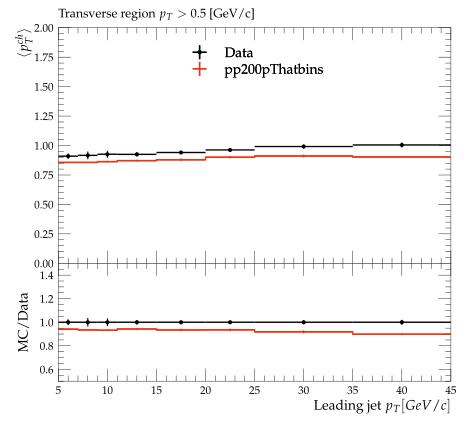

Here is the Python script that generated this plot:
#! /usr/bin/env python3

# This Python script was auto-generated using YODA v2.1.0.
# Analysis object: /STAR_2019_I1771348/d04-x01-y02
# Timestamp: 08-10-2025 (02:59:01)

import matplotlib as mpl
import matplotlib.pyplot as plt
mpl.use('Agg') # comment out for interactive use
import os
import numpy as np
from numpy import nan, inf

plotDir = os.path.split(os.path.realpath(__file__))[0]
if 'YODA_USER_PLOT_PATH' in globals():
    plot_outdir = globals()['YODA_USER_PLOT_PATH']
else:
    plot_outdir = plotDir

#plot style
plt.style.use(os.path.join(plotDir, '../default.mplstyle'))
# plot metadata
figW, figH = plt.rcParams['figure.figsize']
ax_xLabel = r'Leading jet $p_{T} [GeV/c]$'
ax_yLabel = r'$ \langle p^{ch}_{T} \rangle$'
ax_title  = r'Transverse region $p_{T} > 0.5$ [GeV/c]'
ax_xScale = 'linear'
ax_yScale = 'linear'
xLims = (5.0, 45.0)
yLims = (0.0, 2.0)

# TeX-friendly labels for the legend
labels = {
    'legend' : ([ r"Data", r"pp200pThatbins" ], r""),
}

# Adjust canvas width and height
canvasW = 10.0
canvasH = 9.0
figW *= canvasW/10.
figH *= canvasH/9.

# Create figure and axis objects
fig, (ax, ratio0_ax) = plt.subplots(2, 1, sharex=True,
                  figsize=(figW,figH), gridspec_kw={'height_ratios': (6.0, 3.0)})

# Set figure margins
plt.subplots_adjust(
    left   = 1.0 * plt.rcParams['figure.subplot.left'],
    right  = 1.0 * plt.rcParams['figure.subplot.right'],
    top    = 1.0 * plt.rcParams['figure.subplot.top'],
    bottom = 1.0 * plt.rcParams['figure.subplot.bottom'])

ratio0_ax.yaxis.set_major_locator(mpl.ticker.MultipleLocator(0.2))
ratio0_ax.set_ylim(0.5, 1.4999)
ratio0_ax.set_ylabel('MC/Data')

# the numerical data is stored in a separate file
dataf = dict()
prefix = os.path.split(__file__)[0]
if prefix:    prefix = prefix + '/'
exec(open(prefix+'d04-x01-y02__data.py').read(), dataf)


legend_handles = dict() # keep track of handles for the legend

# style options for curves
# starts at zorder>=5 to draw curve on top of legend
styles = {
  'Data': {
    'color' : 'black',
    'linestyle' : '-',
    'linewidth' : 1,
    'marker' : 'o',
    'markersize' : 2,
    'capsize' : 0.0,
    'zorder' : 5,
    'histstyle' : 0,
    'drawstyle' : 'steps-pre',
    'xerrorbars' : 1,
    'yerrorbars' : 1,
    'fillcolor' : None,
    'fillopacity' : 1.0,
    'ratio0_linestyle' : '-',
    'ratio0_linewidth' : 1,
    'ratio0_marker' : 'o',
    'ratio0_markersize' : 2,
    'ratio0_capsize' : 0.0,
    'ratio0_zorder' : 5,
    'ratio0_histstyle' : 0,
    'ratio0_drawstyle' : 'steps-pre',
    'ratio0_xerrorbars' : 1,
    'ratio0_yerrorbars' : 1,
  },
  'pp200pThatbins.yoda': {
    'color' : '#EE3311',
    'linestyle' : '-',
    'linewidth' : 1,
    'marker' : 'none',
    'markersize' : 2,
    'capsize' : 0.0,
    'zorder' : 6,
    'histstyle' : 1,
    'drawstyle' : 'steps-pre',
    'xerrorbars' : 1,
    'yerrorbars' : 1,
    'fillcolor' : None,
    'fillopacity' : 1.0,
    'ratio0_linestyle' : '-',
    'ratio0_linewidth' : 1,
    'ratio0_marker' : 'none',
    'ratio0_markersize' : 2,
    'ratio0_capsize' : 0.0,
    'ratio0_zorder' : 6,
    'ratio0_histstyle' : 1,
    'ratio0_drawstyle' : 'steps-pre',
    'ratio0_xerrorbars' : 1,
    'ratio0_yerrorbars' : 1,
  },
}

# curve from input yoda files in main panel
for label, yvals in dataf['yvals'].items():
    if all(np.isnan(v) for v in dataf['yvals'][label]):
        continue
    tmp = None
    if styles[label]['histstyle']: # draw as histogram
        xpos = dataf['xedges'][label] if styles[label]['drawstyle'] else dataf['xpoints'][label]
        ypos = np.insert(yvals, 0, yvals[0]) if styles[label]['drawstyle'] else yvals
        if styles[label]['fillcolor']: # fill area below curve
            ax.fill_between(xpos, ypos, step='pre',
                            color=styles[label]['fillcolor'],
                            alpha=styles[label]['fillopacity'])
        tmp, = ax.plot(xpos, ypos,
                       color=styles[label]['color'],
                       linestyle=styles[label]['linestyle'],
                       linewidth=styles[label]['linewidth'],
                       drawstyle=styles[label]['drawstyle'], solid_joinstyle='miter',
                       zorder=styles[label]['zorder'], label=label)
    tmp = ax.errorbar(dataf['xpoints'][label], yvals,
                      xerr=np.array(dataf['xerrs'][label])*styles[label]['xerrorbars'],
                      yerr=np.array(dataf['yerrs'][label])*styles[label]['yerrorbars'],
                      fmt=styles[label]['marker'], capsize=styles[label]['capsize'],
                      markersize=styles[label]['markersize'],
                      ecolor=styles[label]['color'],
                      color=styles[label]['color'], zorder=styles[label]['zorder'])
    tmp[-1][0].set_linestyle(styles[label]['linestyle'])
    tmp[-1][0].set_linewidth(styles[label]['linewidth'])
    if label in dataf['add_legend_handle']:  legend_handles[label] = tmp
    for varLabel in dataf['variation_yvals'].keys():
        if varLabel.startswith(label):
            tmp, = ax.plot(dataf['xedges'][label], dataf['variation_yvals'][varLabel],
                           color=styles[label]['color'],
                           linestyle=styles[label]['linestyle'],
                           linewidth=styles[label]['linewidth'],
                           drawstyle='steps-pre', solid_joinstyle='miter',
                           zorder=styles[label]['zorder'], alpha=0.5)


# plots on ratio panel
# curve from input yoda files in ratio panel
for label, yvals in dataf['ratio0_yvals'].items():
    if all(np.isnan(v) for v in yvals):
        continue
    if styles[label]['ratio0_histstyle']: # plot as histogram
        xpos = dataf['xedges']['Data'] if styles[label]['ratio0_drawstyle'] else dataf['xpoints']['Data']
        ypos = np.insert(yvals, 0, yvals[0]) if styles[label]['ratio0_drawstyle'] else yvals
        ratio0_ax.plot(xpos, ypos,
                       color=styles[label]['color'],
                       linewidth=styles[label]['linewidth'],
                       linestyle=styles[label]['ratio0_linestyle'],
                       drawstyle=styles[label]['ratio0_drawstyle'], zorder=styles[label]['zorder'],
                       solid_joinstyle='miter')
    tmp = ratio0_ax.errorbar(dataf['xpoints']['Data'], yvals,
                             xerr=np.array(dataf['ref_xerrs'])*styles[label]['ratio0_xerrorbars'],
                             yerr=np.array(dataf['ratio0_yerrs'][label])*styles[label]['ratio0_yerrorbars'],
                             fmt=styles[label]['ratio0_marker'], capsize=styles[label]['ratio0_capsize'],
                             markersize=styles[label]['ratio0_markersize'],
                             ecolor=styles[label]['color'],
                             color=styles[label]['color'])
    tmp[-1][0].set_linestyle(styles[label]['ratio0_linestyle'])
    tmp[-1][0].set_linewidth(styles[label]['ratio0_linewidth'])

    for varlabel in dataf['ratio0_variation_vals'].keys():
        if varlabel.startswith(label):
            ratio0_ax.plot(dataf['xedges']['Data'],
                            dataf['ratio0_variation_vals'][varlabel],
                            color=styles[label]['color'],
                            linestyle=styles[label]['linestyle'],
                            linewidth=styles[label]['linewidth'],
                            drawstyle='steps-pre', solid_joinstyle='miter',
                            zorder=1, alpha=0.5)

legend_items = list(legend_handles.values())
ax.add_artist(ax.legend(legend_items,
                        labels['legend'][0],
                        title=labels['legend'][1],
                        alignment='left',
                        loc='upper center',
                        bbox_to_anchor=(0.5, 0.97)))

# set plot metadata as defined above
ratio0_ax.set_xlabel(ax_xLabel)
ratio0_ax.xaxis.set_label_coords(1., -0.15)
ax.set_ylabel(ax_yLabel, ha='right', va='top')
ax.yaxis.set_label_coords(-0.11, 1.0)
ax.set_title(ax_title, loc='left')
ax.set_xscale(ax_xScale)
ax.set_yscale(ax_yScale)
ax.set_xlim(xLims)
ax.set_ylim(yLims)

# tick formatting
plt.rcParams['xtick.top'] = 1
plt.rcParams['ytick.right'] = 1
fig.align_ylabels((ax, ratio0_ax))
plt.savefig(os.path.join(plot_outdir, 'd04-x01-y02.pdf'), format='PDF')
plt.savefig(os.path.join(plot_outdir, 'd04-x01-y02.png'), format='PNG')

plt.close(fig)
